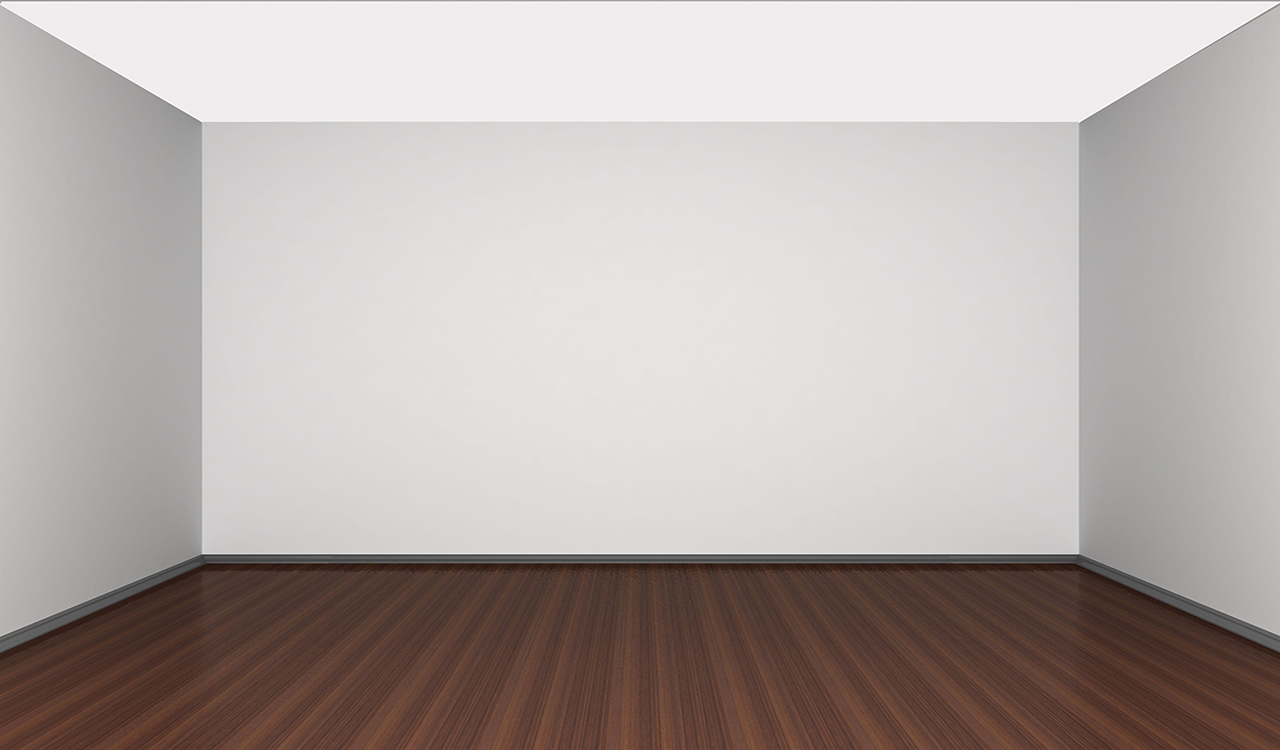
#> input picture DeskTop/room3.jpg, 1280 x 750 px, found by its file name; its folder holds 4 pictures in this run
$ python -i Decorate.py   (imports and definitions only)
#> lines starting #> are read from the running program, lines starting #| are printed output that depends on the picture; after the words box and inside, x2 and y2 are one past the last pixel; in counts of white or black regions, pixels touching at a corner belong together
from kivy.app import App
from kivy.lang import Builder
from kivy.uix.screenmanager import ScreenManager, Screen
from kivy.uix.floatlayout import FloatLayout
from kivy.uix.gridlayout import GridLayout
from kivy.core.image import Image
from kivy.uix.behaviors import CoverBehavior
from kivy.graphics import Color, Rectangle
from os.path import join, dirname
import numpy as np
from kivy.uix.widget import Widget
from kivy.uix.label import Label
from kivy.clock import Clock
from kivy.uix.button import Button
from kivy.uix.behaviors import ButtonBehavior
from kivy.uix.colorpicker import ColorPicker
from kivy.properties import ObjectProperty
from operator import mul
from kivy.properties import StringProperty
from kivy.uix.popup import Popup
import cv2
import time
from kivy.uix.boxlayout import BoxLayout
from kivy.core.window import Window
from kivy.core.window import Window
import math
# [5 lines of commented-out code are left out]
x_clk=0
y_clk=0


# [80 lines left out: function add_obj, not called in this run]


SD_CARD = "D:"
mcolor=(255,255,0,1)
i=0
mimage='boy.png'
captured="obj1.jpg"
selected="obj2.jpg"
After="room1.jpg"
# [15 lines that did not run here, left out]

def Simple_Wall(image_src='wallimages/wall4_2.jpg', color=(5, 94, 76, 0.2)):
    # Read in the image
    image = cv2.imread(image_src)


    # change image color to gray scale
    gray_image = cv2.cvtColor(image, cv2.COLOR_RGB2GRAY)
    (thresh, blackAndWhiteImage) = cv2.threshold(gray_image, 200, 255, cv2.THRESH_BINARY)

    # edges = cv.Canny(gray_image,100,200)
    cnts, hierarchy = cv2.findContours(blackAndWhiteImage, cv2.RETR_LIST, cv2.CHAIN_APPROX_NONE)

    # Find the index of the largest contour
    areas = [cv2.contourArea(c) for c in cnts]
    max_index = np.argmax(areas)

    # Fill in the Wall with the Specific Color
    cv2.drawContours(image, cnts, max_index, color, -1)
    image = cv2.resize(image, (1280, 750), interpolation=cv2.INTER_AREA)

    return image


def Simple_3Walls(image_src='room3.jpg', color=(5, 94, 76, 0.2)):
    # Read in the image
#> called with image_src = 'room3.jpg', color = (5, 94, 76, 0.2)
    image = cv2.imread(image_src)
#> image is the input picture: shape (750, 1280, 3); mean B, G, R 169.3, 172.4, 180
    # print('Image dimensions:', image.shape)    # change image color to gray scale
    image1 = cv2.cvtColor(image, cv2.COLOR_BGR2RGB)
    gray_image = cv2.cvtColor(image1, cv2.COLOR_RGB2GRAY)
    (thresh, blackAndWhiteImage) = cv2.threshold(gray_image, 120, 255, cv2.THRESH_BINARY)
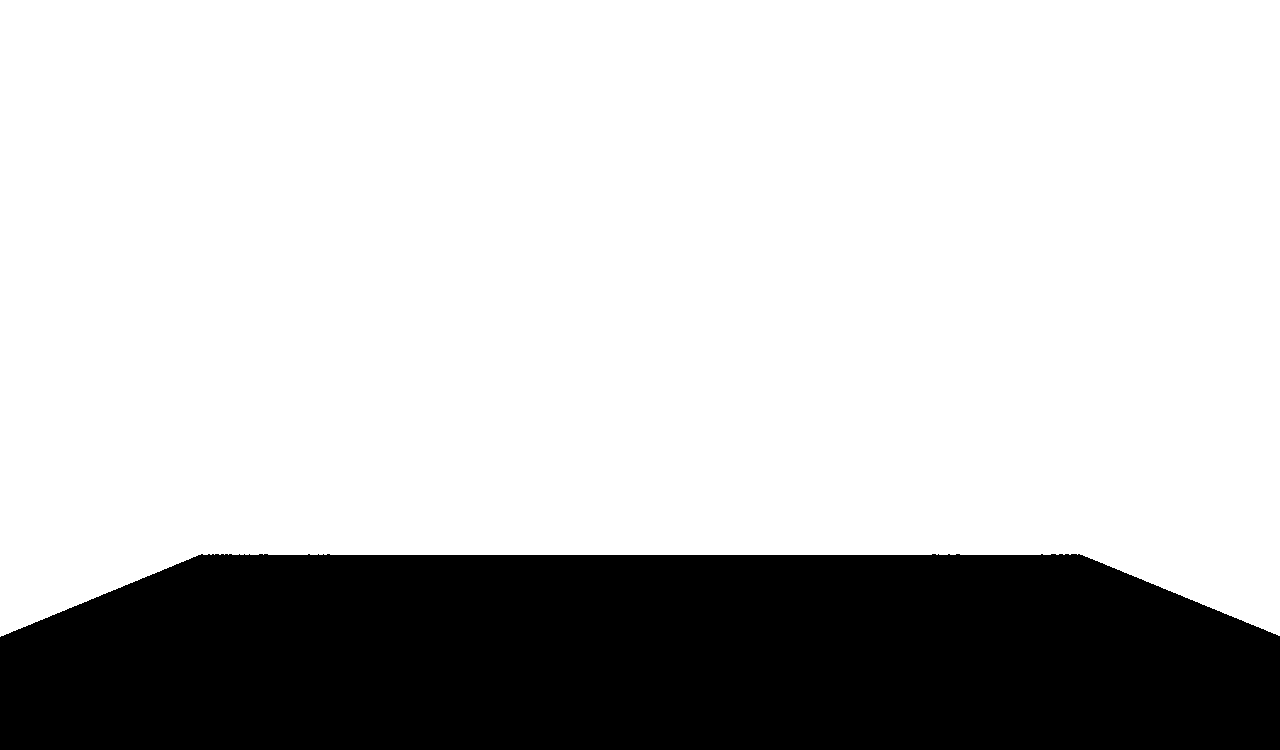
#> blackAndWhiteImage: shape (750, 1280); 75.7% white; 1 black region, box (x1, y1, x2, y2) and area: (0, 554, 1280, 750) 233428

    lower_white = np.array([229, 229, 229])
    upper_white = np.array([255, 255, 255])
    # Define the masked area
    mask = cv2.inRange(image, lower_white, upper_white)
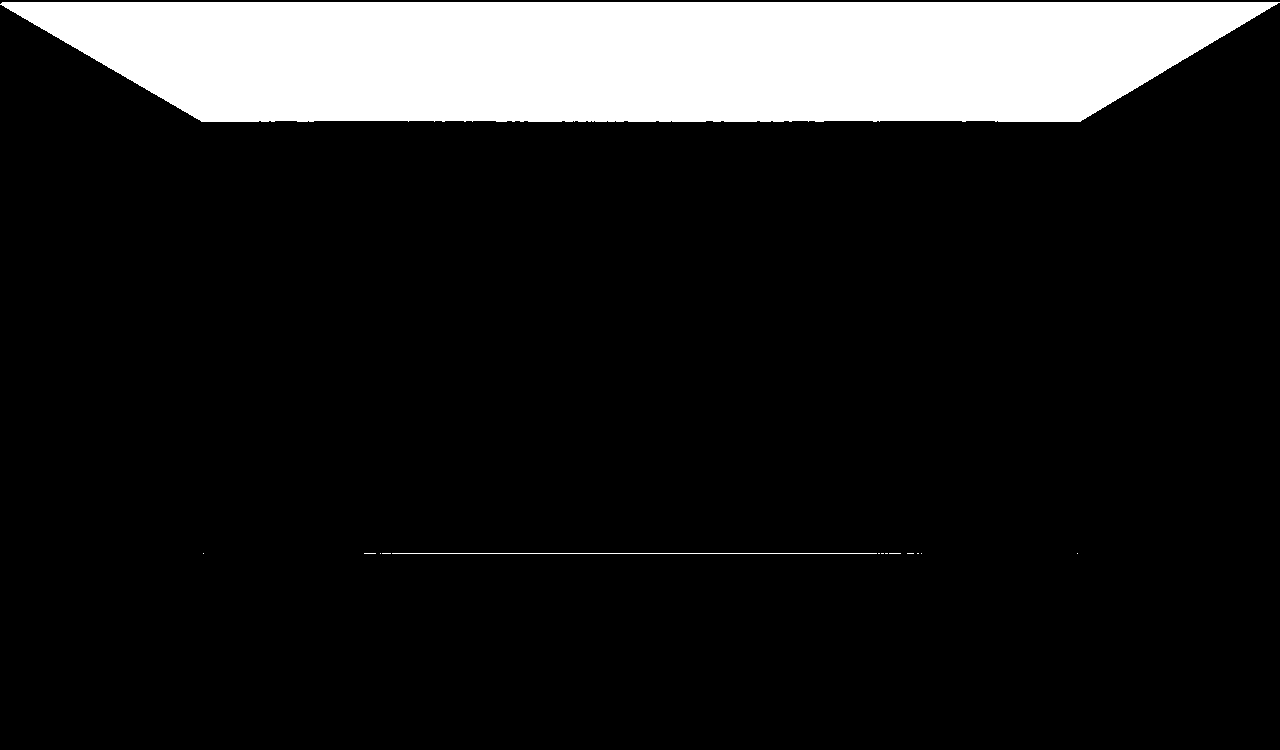
#> mask: shape (750, 1280); 13.5% white; 14 white regions (12 under 20 px)

    newimage = cv2.cvtColor(image, cv2.COLOR_BGR2RGB)
    masked_image = np.copy(newimage)
    masked_image[mask == 0] = [0, 0, 0]
    #masked_image = cv2.resize(masked_image, (4000, 3000), interpolation=cv2.INTER_AREA)


    # edges = cv2.Canny(gray_image,100,200)
    cnts, hierarchy = cv2.findContours(blackAndWhiteImage, cv2.RETR_LIST, cv2.CHAIN_APPROX_NONE)
#> cnts = 1 contour; box (x1, y1, x2, y2) and area: (0, 0, 1280, 637) 724656

    # Find the index of the largest contour
    areas = [cv2.contourArea(c) for c in cnts]
#> areas = [724656.5]
    max_index = np.argmax(areas)
#> max_index = 0

    cv2.drawContours(image, cnts, max_index, color, -1)

    # Load in a background image, and convert it to RGB
    background_image = image
    background_image = cv2.resize(background_image, (1280, 750), interpolation=cv2.INTER_AREA)
    resized = cv2.resize(background_image, (1280, 750), interpolation=cv2.INTER_AREA)
    mask=mask.astype(np.uint8)
    mask = cv2.resize(mask, (1280, 750), interpolation=cv2.INTER_AREA)
    new_mask = cv2.bitwise_not(mask)
#> new_mask: shape (750, 1280); 86.5% white; 14 black regions (12 under 20 px), largest, box (x1, y1, x2, y2) and area: (0, 2, 1280, 122) 129291, (392, 553, 877, 554) 485

    new_mask = cv2.resize(new_mask, (1280, 750), interpolation=cv2.INTER_AREA)
    masked_image_bg = cv2.bitwise_and(resized, resized, mask=new_mask)
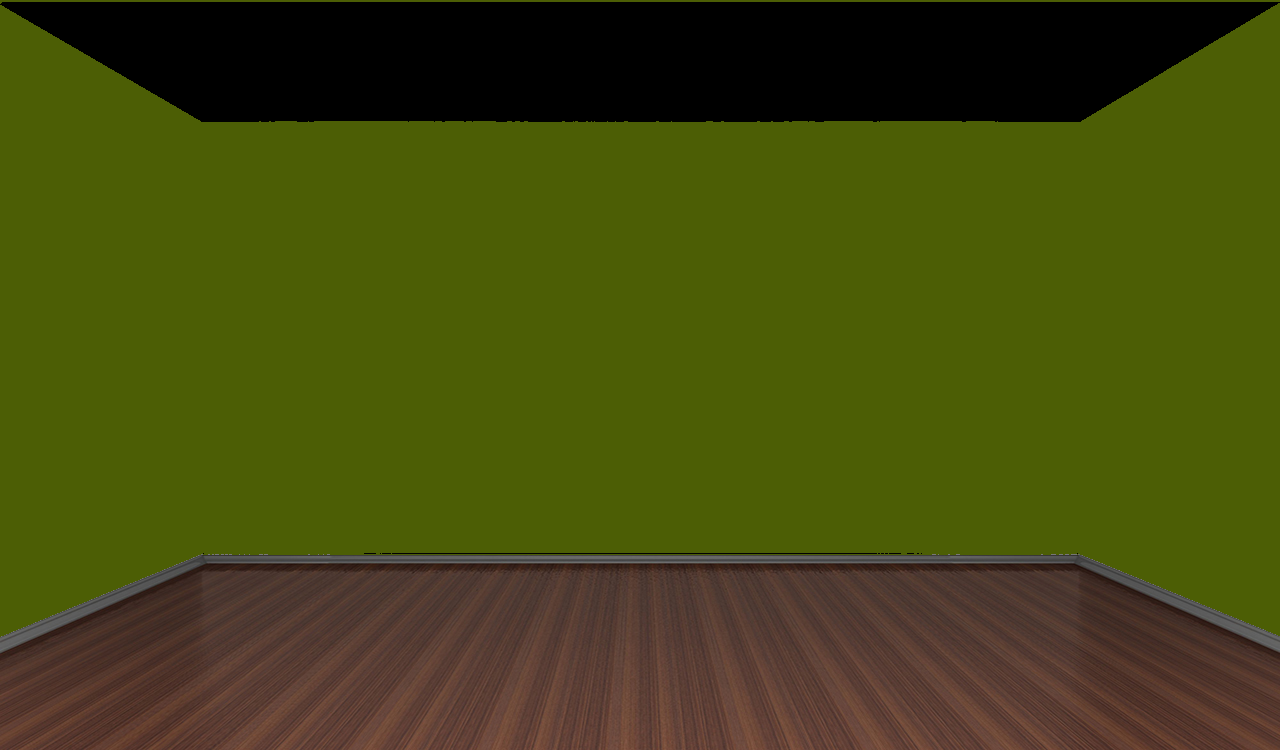
#> masked_image_bg: shape (750, 1280, 3); mean B, G, R 15.5, 73.1, 68.2
   # masked_image_bg = cv2.resize(masked_image_bg, (1280, 960), interpolation=cv2.INTER_AREA)

    complete_image = masked_image_bg + masked_image
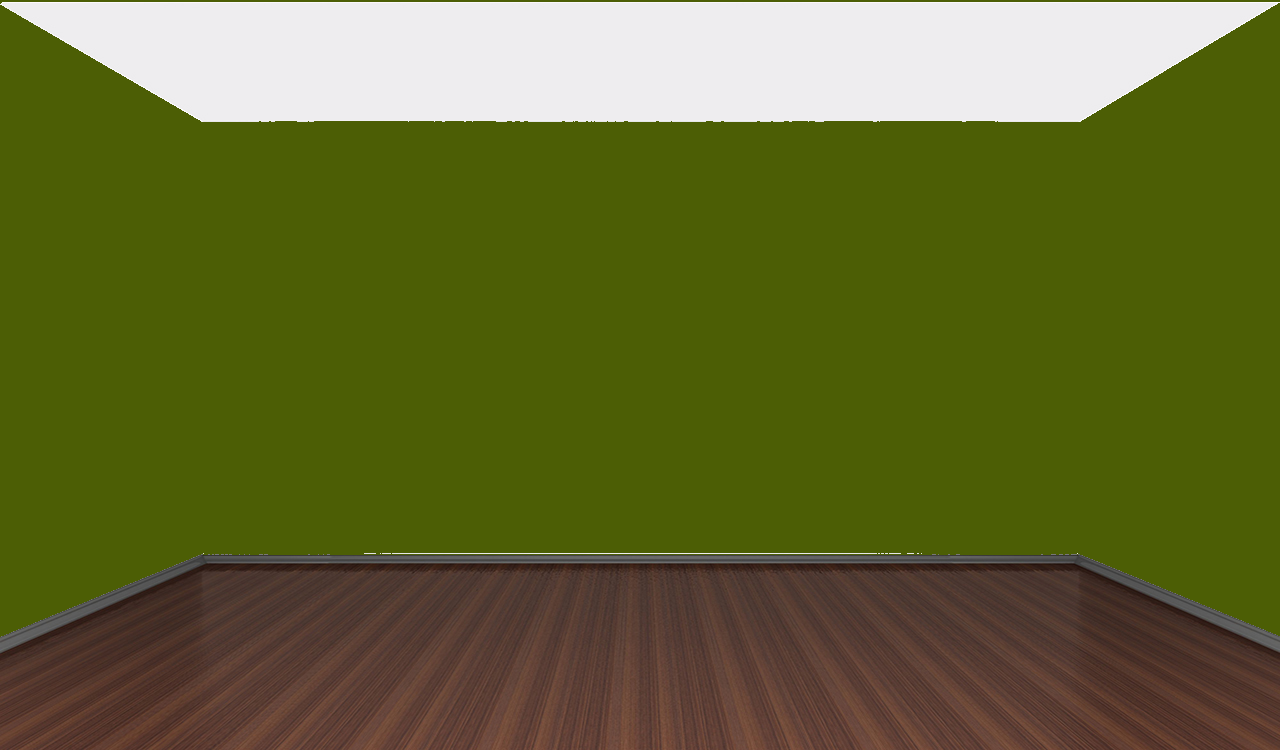
#> complete_image: shape (750, 1280, 3); mean B, G, R 47.8, 105.1, 100.5
    #complete_image = cv2.resize(complete_image, (1280, 750), interpolation=cv2.INTER_AREA)

    return complete_image


# [42 lines left out: functions Simple_Chair, Long_Chair, not called in this run]

# [26 lines that did not run here, left out]
class P(FloatLayout):
    pass
# [24 lines left out: function show_popup, not called in this run]
def popup2():
    h=ConfirmPopup()
    h.open()
class MainWindow(Screen):

    # [6 lines left out: function travel, not called in this run]

# [62 lines that did not run here, left out]
# [39 lines that did not run here, left out]
class WindowManager(ScreenManager):
    pass

# [1 line that did not run here, left out]
sm = WindowManager()
# [1 line that did not run here, left out]
# [2 lines not run here, left out]

sm.current = "main"


class MyMainApp(App):
    def build(self):
        Window.bind(on_keyboard=self.key_input)
        return sm

    # [15 lines left out: function key_input, not called in this run]

    def on_pause(self):
        return True

# [2 lines not run here, left out]

########################################################################HADEEL

>>> result = Simple_3Walls()
